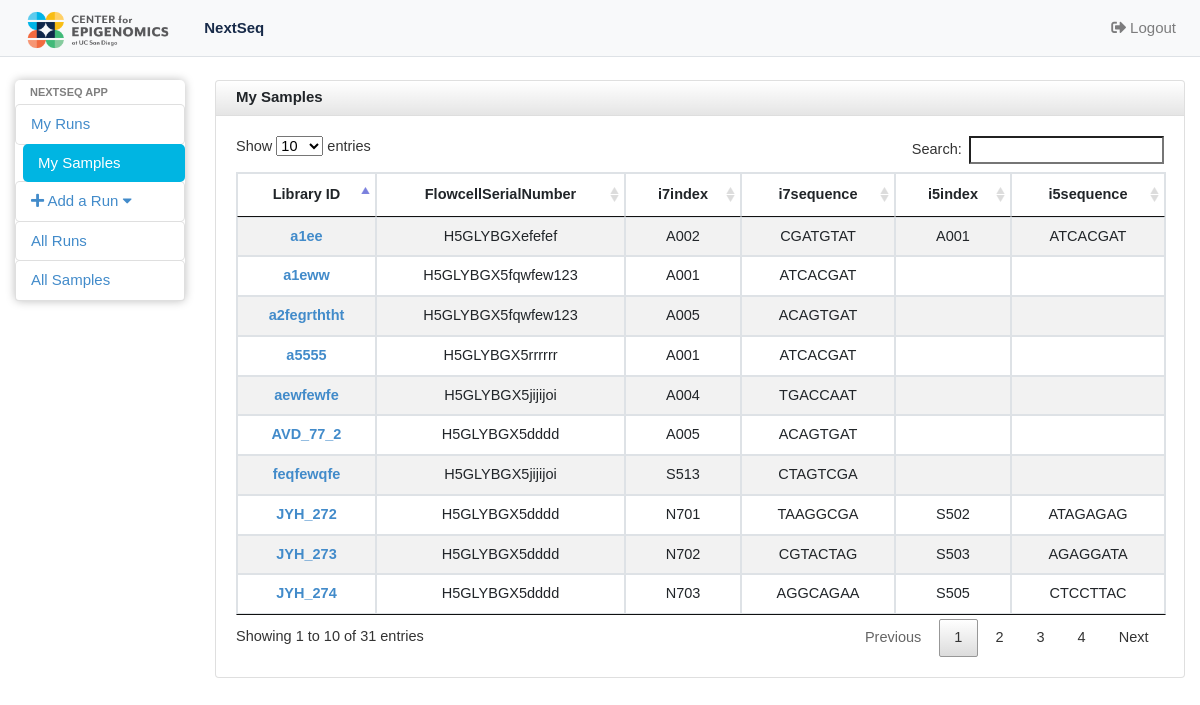
Page /nextseq_app/mysamples/ (signed in) on the earlier database version.
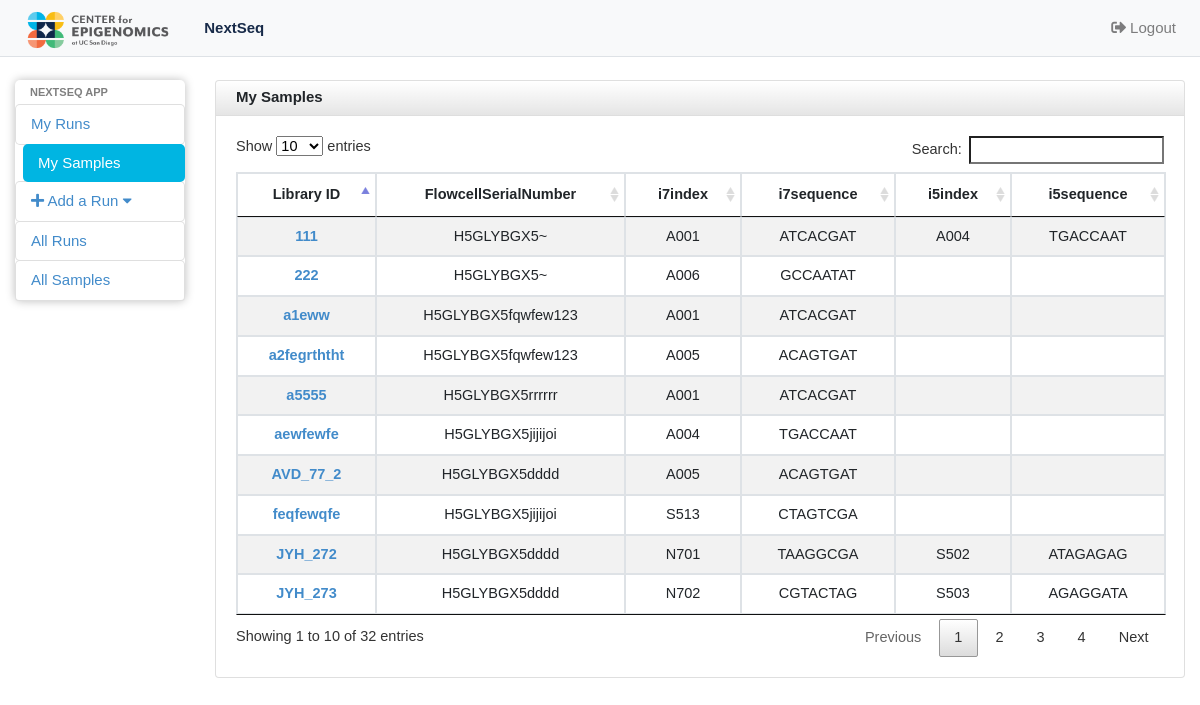
Same page on the later database version.
### nextseq_app/models.py (models this page shows, shortened)
class LibrariesInRun(models.Model):
	singlerun = models.ForeignKey(RunInfo, on_delete=models.CASCADE)
	Library_ID = models.CharField(max_length=200,unique=True)
	i7index = models.ForeignKey(Barcode,related_name='i7_index', on_delete=models.CASCADE, blank=True, null=True)
	i5index = models.ForeignKey(Barcode,related_name='i5_index',on_delete=models.CASCADE, blank=True, null=True)
	class Meta:
		ordering = ['Library_ID']

class RunInfo(models.Model):
	Flowcell_ID  = models.CharField(max_length=200,unique=True, help_text='Please enter the FlowcellSerialNumber, like H5GLYBGX5')
	operator = models.ForeignKey(User, on_delete=models.CASCADE)
	date = models.DateField('I did this run on...',help_text='If the datepicker is not working, please enter in this form: yyyy-mm-dd, like 2018-04-03',blank=True,null=True)
	read_type_choice = (('SE','Single-end'),('PE','Paired-end'))
	read_type = models.CharField(max_length=2,choices=read_type_choice)
	read_length = models.CharField(max_length=50)
	def __str__(self):
		return self.Flowcell_ID
	class Meta:
		ordering = ['-date']

class Barcode(models.Model):
	indexid = models.CharField(max_length=200,unique=True)
	indexseq = models.CharField(max_length=200)
	def __str__(self):
		return self.indexid
	class Meta:
		ordering = ['indexid']

### nextseq_app/views.py (the view)
# urls.py: path('mysamples/', views.UserSamplesView,name='usersamples'),
@login_required
def UserSamplesView(request):
	userruns = RunInfo.objects.filter(operator=request.user)
	Samples_list = LibrariesInRun.objects.filter(singlerun__in=userruns)
	barcodes_dic = BarcodeDic()
	number = Samples_list.count()
	usersamples = True
	context = {
		'Samples_list': Samples_list,
		'barcode': barcodes_dic,
		'number' : number,
		'usersamples': usersamples
	}
	return render(request, 'nextseq_app/usersamplesinfo.html', context)

### nextseq_app/templatetags/nextseq_app_tags.py (called while the page is built)
@register.filter
def key(d, key_name):
	if key_name:
		return d[str(key_name)]
	else:
		return ''

### nextseq_app/views.py (called while the page is built)
def BarcodeDic():
	barcodes_dic = {}
	barcodes_list = Barcode.objects.all()
	for barcodes in barcodes_list:
		barcodes_dic[barcodes.indexid] = barcodes.indexseq
	return barcodes_dic

### templates/nextseq_app/usersamplesinfo.html (shortened to what this page needs)
{% extends 'nextseq_app/base.html' %}
{% block body %}
{% load static %}
{% load nextseq_app_tags %}
<div id="wrapper">
  <nav class="navbar navbar-expand-lg navbar-default navbar-light bg-light fixed-top borderline">
    <a class="navbar-brand" href="#"><img alt="Charisma Logo" src="{% static 'nextseq_app/images/CFE_Brandmark-01.png' %}" class="crop" margin="-200px 0 -200px 0" width=auto height=50 /></a>
    <div class="collapse navbar-collapse" id="navbarNavDropdown">
      <ul class="navbar-nav">
        <li class="nav-item">
          <a class="nav-link active" href="{% url 'nextseq_app:userruns' %}"> NextSeq <span class="sr-only">(current)</span></a>
        </li>
      </ul>
      <ul class="navbar-nav ml-auto">
        <li class="nav-item">
          <a class="nav-link" href="{% url 'nextseq_app:logout' %}"><i class="fas fa-sign-out-alt"></i> Logout</a>
        </li>
      </ul>
    </div>
  </nav>
  <div class="container-fluid">
    <div class="row">
      <div id="sidebar" class="col-sm-2 col-md-2 col-lg-2" role="navigation">
        <div class="list-group">
          <li class="sidebar-header">Nextseq App</li>
          <a href="{% url 'nextseq_app:userruns' %}" class="list-group-item list-group-item-action-custom">My Runs</a>
          <a href="{% url 'nextseq_app:usersamples' %}" class="list-group-item list-group-item-action-custom active" >My Samples</a>
          <a href="#addrun" class="list-group-item list-group-item-action-custom" data-toggle="collapse" ><i class="fas fa-plus"></i> Add a Run <i class="fa fa-caret-down"></i></a>
          <a href="{% url 'nextseq_app:allruns' %}" class="list-group-item list-group-item-action-custom">All Runs</a>
          <a href="{% url 'nextseq_app:allsamples' %}" class="list-group-item list-group-item-action-custom" >All Samples</a>
        </div>
      </div>
      <div id="content" class="col-sm-10 col-md-10 col-lg-10">
        <div class="card">
          <div class="card-header fortable">
            My Samples
          </div>
          <div class="card-body">
           <table class="table table-sm table-striped table-bordered datatable text-center">
             <thead>
               <tr>
                 <th scope="col">Library ID</th>
                 <th scope="col">FlowcellSerialNumber</th>
                 <th scope="col">i7index</th>
                 <th scope="col">i7sequence</th>
                 <th scope="col">i5index</th>
                 <th scope="col">i5sequence</th>
               </tr>
             </thead>
             <tbody>
               {% for sample in Samples_list %}
               <tr>
                 <td><a href=" "> {{ sample.Library_ID }} </a></td>
                 <td>{{  sample.singlerun }}</td>
                 <td>{{  sample.i7index|default_if_none:"" }}</td>
                 <td>{{ barcode|key:sample.i7index }}</td>
                 <td>{{  sample.i5index|default_if_none:"" }}</td>
                 <td>{{ barcode|key:sample.i5index }}</td>
               </tr>
               {% empty %}
               <li>No Runs yet.</li>
               {% endfor %}
             </tbody>
           </table>
          </div>
        </div>
      </div>
    </div>
  </div>
</div>
{% endblock %}

### templates/nextseq_app/base.html (shortened to what this page needs)
<!DOCTYPE html>
<html lang="en">
<head>
  {% load static %}
  <link rel="stylesheet" href="https://stackpath.bootstrapcdn.com/bootstrap/4.1.1/css/bootstrap.min.css">
  <link rel="stylesheet" href="https://use.fontawesome.com/releases/v5.0.12/css/all.css">
  <link rel="stylesheet" type="text/css" href="{% static 'nextseq_app/css/jquery.dataTables.min.css' %}">
  <link rel="stylesheet" href="//code.jquery.com/ui/1.12.1/themes/base/jquery-ui.css">
  <link rel="stylesheet" type="text/css" href="{% static 'nextseq_app/css/style.css' %}"/>
</head>
<body>
  {% block body %}
  {% endblock %}
</body>
</html>

### nextseq_app/static/nextseq_app/css/style.css (style rules this page uses)
.navbar-default { border-bottom: 1px solid #dee2e6 !important; }
.borderline { border-bottom: "3px solid"; }
.crop { width: auto; height: 60px; margin: -20px 0 -20px 0; }
.nav-link.active { color: #182B49 !important; font-weight:bold !important; }
body { padding-top: 80px; background-color: #ffffff; font-size: 15px; font-family:"Mr Eaves Modern",Arial,sans-serif; }
table a, .linkblue { color: #428bca; font-weight: bold; }
#sidebar { border-radius: 5px; }
.card-body { font-size:14.5px; }
.sidebar-header { display: block; padding: 3px 15px; font-size: 11px; font-weight: bold; line-height: 18px; color: rgba(0, 0, 0, .5); text-shadow: 0 1px 0 rgba(255, 255, 255, 0.5); text-transform: uppercase; }
.list-group-item-action-custom { color: #428bca; background-color: white; -webkit-transition: .3s; -moz-transition: .3s; -ms-transition: .3s; -o-transition: .3s; transition: .3s; }
.list-group-item-action-custom.active { color: white; background-color: #00B5E2 ; margin-left: 8px; border-style: hidden; }
.list-group-item { border-radius: 5px; padding:8px 10px 8px 15px; }
.list-group { min-height: 0; box-shadow: 0 0 10px #BDBDBD; border-radius: 5px; border-bottom: 10px; margin-bottom: 0; padding-bottom: 0; max-height: none; }
.card-header.fortable { border: none; padding-top: 5px; border-bottom: 1px solid #DEDEDE; border-radius: 3px 3px 0 0; -webkit-border-radius: 3px 3px 0 0; -moz-border-radius: 3px 3px 0 0; height: 35px; min-height: 35px !important; margin-bottom: 0; font-weight: bold; background: -moz-linear-gradient(top, rgba(255, 255, 255, 0) 0%, rgba(0, 0, 0, 0.1) 100%); background: -webkit-gradient(linear, left top, left bottom, color-stop(0%, rgba(255, 255, 255, 0)), color-stop(100%, rgba(0, 0, 0, 0.1))); background: -webkit-linear-gradient(top, rgba(255, 255, 255, 0) 0%, rgba(0, 0, 0, 0.1) 100%); background: -o-linear-gradient(top, rgba(255, 255, 255, 0) 0%, rgba(0, 0, 0, 0.1) 100%); background: -ms-linear-gradient(top, rgba(255, 255, 255, 0) 0%, rgba(0, 0, 0, 0.1) 100%); background: linear-gradient(to bottom, rgba(255, 255, 255, 0) 0%, rgba(0, 0, 0, 0.1) 100%); filter: progid:DXImageTransform.Microsoft.gradient(startColorstr='#00ffffff', endColorstr='#1a000000', GradientType=0); }

Differences in the rows shown:
no longer on this page (row unchanged): LibrariesInRun: Library_ID "JYH_274", singlerun "H5GLYBGX5dddd", i7index "N703", i7index.indexid "AGGCAGAA", i5index "S505", i5index.indexid "CTCCTTAC"
removed LibrariesInRun: Library_ID "a1ee", singlerun "H5GLYBGXefefef", i7index "A002", i7index.indexid "CGATGTAT", i5index "A001", i5index.indexid "ATCACGAT"
added LibrariesInRun: Library_ID "111", singlerun "H5GLYBGX5~", i7index "A001", i7index.indexid "ATCACGAT", i5index "A004", i5index.indexid "TGACCAAT"
added LibrariesInRun: Library_ID "222", singlerun "H5GLYBGX5~", i7index "A006", i7index.indexid "GCCAATAT"
Other differences:
text written by a page script: "Show entries Search: Showing 1 to 10 of 31 entries Previous 1 2 3 4 Next" → "Show entries Search: Showing 1 to 10 of 32 entries Previous 1 2 3 4 Next"
